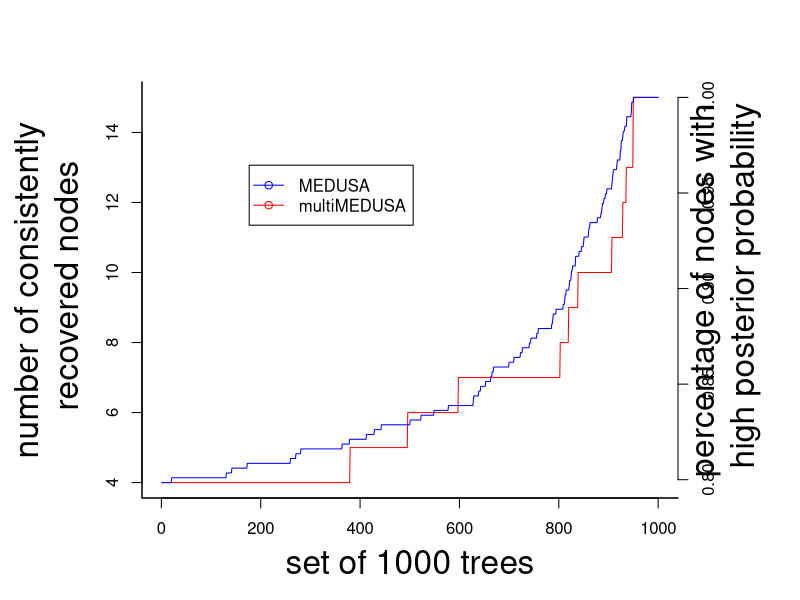
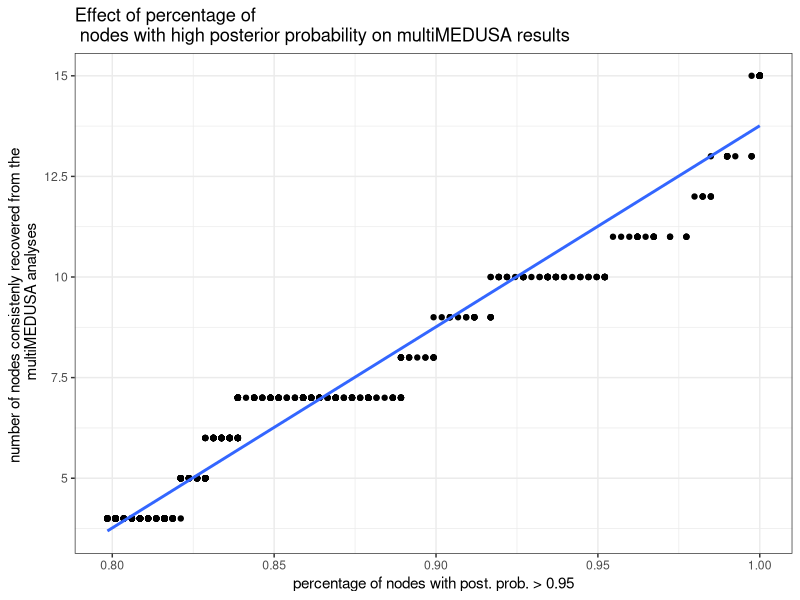
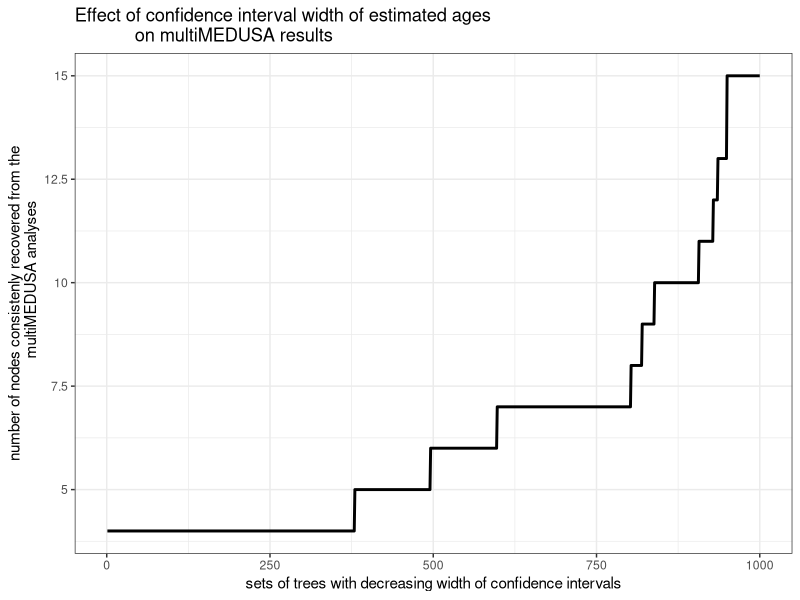

Reproduce these figures in R, in order.
# This code plots for each of the set of 1000 trees:
# * the percentage of node splits with hight posterior probability (> 0.95)
# * the number of nodes consistenly recovered across the set of 1000 trees, which 
#   is the number of node splits found in more than 950 trees.
library(ggplot2)

multimedusa <- read.csv("ancillary/supp_mat_14-consistently_recovered_splits_multimedusa_variable_topology.csv", header=FALSE)
medusa      <- read.csv("ancillary/supp_mat_16-percentage_nodes_high_post_prob.csv", header=FALSE)

png(filename="figures/plot_medusa_multimedusa_tests.png")
par(bty="l", cex.main=2, cex.lab=2)
par(mar=c(5,7,4,6)+0.1)

plot(multimedusa$V1, multimedusa$V2, col="red", type="l", xlab="set of 1000 trees",
      ylab="number of consistently\n recovered nodes")

par(new=TRUE)
plot(medusa$V1, medusa$V2, col="blue", type="l", xaxt="n", yaxt="n", xlab="", ylab="")
axis(4)
mtext("percentage of nodes with\n high posterior probability", side=4, line=3, cex=2)
legend("topleft", legend=c("MEDUSA","multiMEDUSA"), lty=1, pch=1, col=c("blue","red"), inset=0.2)

dev.off()


## plot percentage of good nodes versus consistently recovered nodes
par(new=TRUE)
svg(filename="ancillary/fig05.svg")
data <- as.data.frame(cbind(medusa$V2, multimedusa$V2))
p <- qplot(data$V1, data$V2, geom="point")
p + geom_smooth(method="lm", se=FALSE, aes(data$V1))    + 
    scale_y_continuous(breaks=c(5, 7.5, 10, 12.5, 15), 
    labels=c("5", "7.5", "10", "12.5", "15"))           + 
    labs(title="Effect of percentage of \n nodes with high posterior probability on multiMEDUSA results") +
    xlab("percentage of nodes with post. prob. > 0.95") +
    ylab("number of nodes consistenly recovered from the \n multiMEDUSA analyses") +
    theme_bw()
dev.off()


## plot width of confidence intervals for estimated ages versus consistently recovered nodes
multimedusa <- read.csv("output/multimedusa_output.csv", header=FALSE)
par(new=TRUE)
png(filename="figures/plot_multimedusa_tests_on_confidence_intervals.png")
p <- qplot(multimedusa$V1, multimedusa$V2, geom="line",  size=I(1),
            main="Effect of confidence interval width of estimated ages
            on multiMEDUSA results",
            xlab="sets of trees with decreasing width of confidence intervals",
            ylab="number of nodes consistenly recovered from the
            multiMEDUSA analyses")
p + scale_y_continuous(breaks=c(5, 7.5, 10, 12.5, 15), 
                       labels=c("5", "7.5", "10", "12.5", "15")) + theme_bw()
dev.off()
